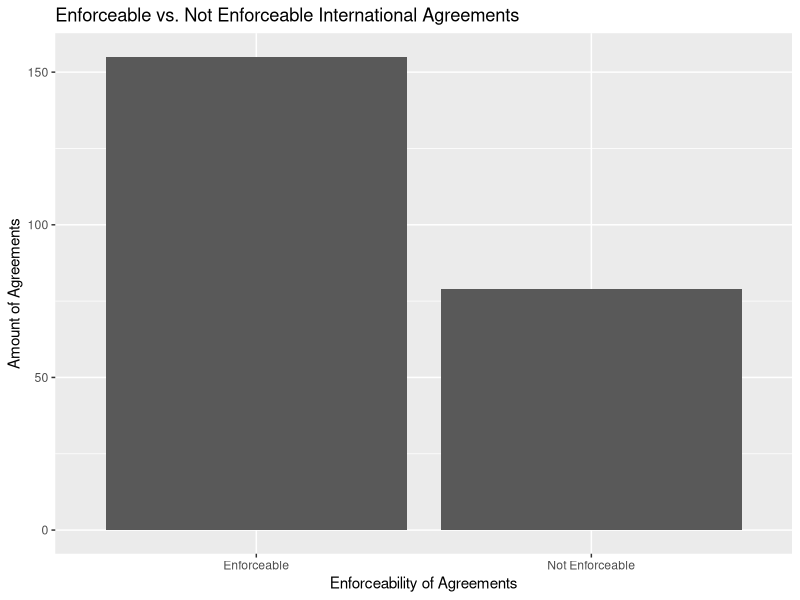
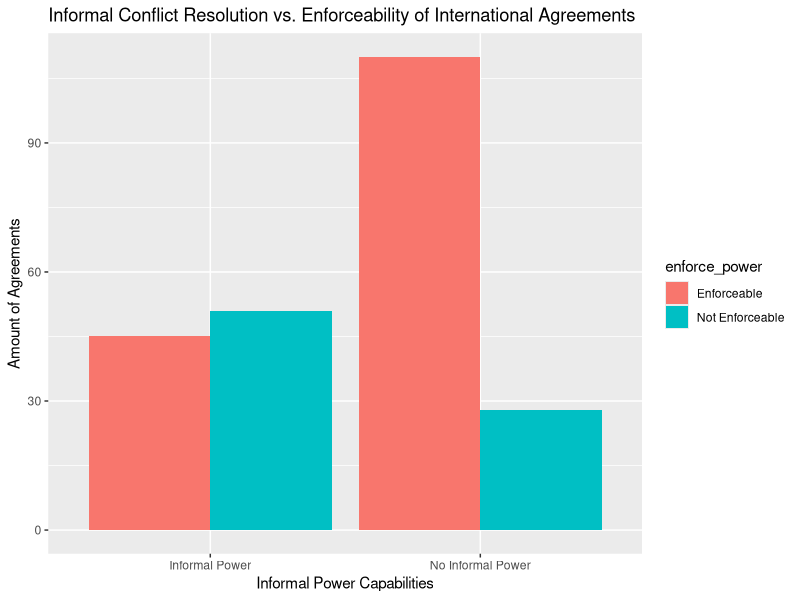

Source code (R) for these figures, in order:
## ---- chunk 1
#Options
options(
  scipen = 9,
  width = 100)
knitr::opts_chunk$set(
  echo = FALSE,
  message = FALSE,
  warning = FALSE,
  fig.align = "center")

library(readr)
library(dplyr)
library(tidyverse)

data_rep_ch7 <- read_csv("data_rep_ch7.csv")
## ---- chunk 2


informal_vs_enforce <- data_rep_ch7 |>
  group_by(info, enforce) |>
  summarise(n = n())


informal_vs_enforce <- informal_vs_enforce |>
  mutate(informal_power = if_else(info==1, "Informal Power", "No Informal Power"),
         enforce_power = if_else(enforce==1, "Not Enforceable", "Enforceable"))

enforceability <- data_rep_ch7 |>
  group_by(enforce) |>
  summarise(n = n())

enforceability <- enforceability |>
  mutate(enforce_new = if_else(enforce==1, "Not Enforceable", "Enforceable"))

enforce_barplot <- enforceability |>
  ggplot(aes(x = enforce_new,
             y = n)) + 
  geom_bar(position = "dodge", stat = "identity") +
  labs(title = "Enforceable vs. Not Enforceable International Agreements",
       x = "Enforceability of Agreements",
       y = "Amount of Agreements")
enforce_barplot
## ---- chunk 3
informal_vs_enforce_barplot <- informal_vs_enforce |>
  ggplot(aes(fill= enforce_power,
             y = n,
             x=informal_power)) + geom_bar(position = "dodge", stat = "identity") +
  labs(title = "Informal Conflict Resolution vs. Enforceability of International Agreements",
       x = "Informal Power Capabilities", y = "Amount of Agreements")
informal_vs_enforce_barplot

## ---- chunk 4
enforceable_informal_regression <- lm(enforce ~ info + arb + med, data = data_rep_ch7)
summary(enforceable_informal_regression)$coefficients |>
  knitr::kable(digits = 2)
